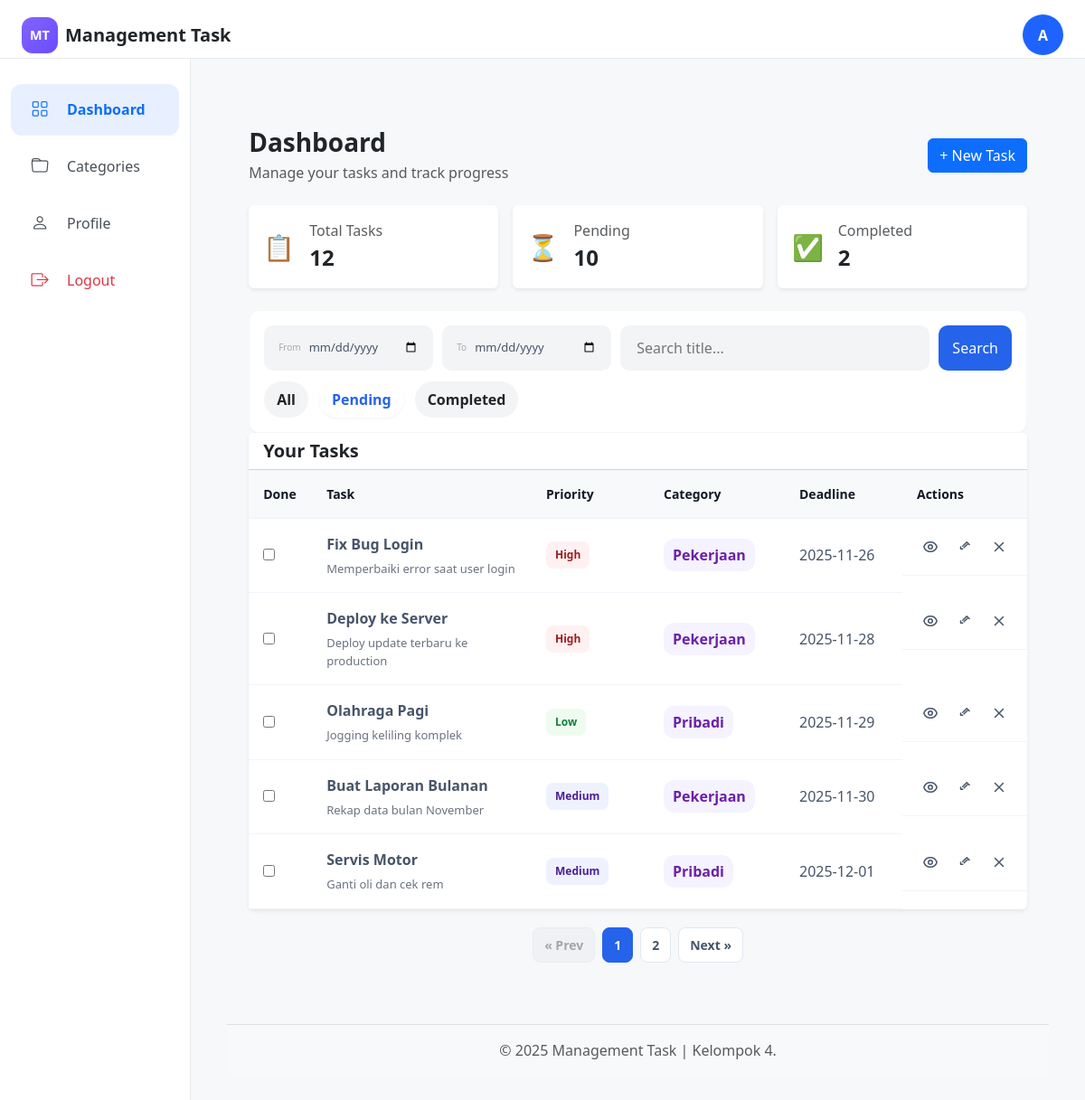
Page /dashboard.php?status=pending&page=1 (signed in) on the committed database.
### tables this page shows
CREATE TABLE `users` (
  `id` bigint UNSIGNED NOT NULL,
  `name` varchar(255) NOT NULL,
  `phone_number` varchar(20) NOT NULL,
  `password` varchar(255) NOT NULL,
  `is_wa_notification_active` tinyint(1) DEFAULT '1',
  `created_at` timestamp NULL DEFAULT NULL,
  `updated_at` timestamp NULL DEFAULT NULL
);

CREATE TABLE `tasks` (
  `id` bigint UNSIGNED NOT NULL,
  `user_id` bigint UNSIGNED NOT NULL,
  `category_id` bigint UNSIGNED DEFAULT NULL,
  `title` varchar(255) NOT NULL,
  `description` text,
  `priority` enum('low','medium','high') NOT NULL DEFAULT 'medium',
  `deadline` date NOT NULL,
  `status` enum('pending','completed') NOT NULL DEFAULT 'pending',
  `created_at` timestamp NULL DEFAULT NULL,
  `updated_at` timestamp NULL DEFAULT NULL
);

CREATE TABLE `categories` (
  `id` bigint UNSIGNED NOT NULL,
  `user_id` bigint UNSIGNED NOT NULL,
  `name` varchar(255) NOT NULL,
  `created_at` timestamp NULL DEFAULT NULL,
  `updated_at` timestamp NULL DEFAULT NULL
);

### dashboard.php (the view, shortened to what this page needs)
<?php
require_once __DIR__ . "/config/database.php";
include_once __DIR__ . "/layout/header.php";
include_once __DIR__ . "/layout/sidebar.php";
$filterStatus = isset($_GET['status']) ? $_GET['status'] : 'all';
$searchQuery  = isset($_GET['q']) ? $_GET['q'] : '';
$startDate = isset($_GET['start_date']) ? $_GET['start_date'] : '';
$endDate   = isset($_GET['end_date']) ? $_GET['end_date'] : '';
$page = isset($_GET['page']) ? (int)$_GET['page'] : 1;
$limit = 5;
$offset = ($page - 1) * $limit;
$totalTasks = $pendingTasks = $completedTasks = 0;
$tasks = [];
$totalPages = 1;
if ($user_id > 0 && isset($pdo)) {
    try {
        $stmt = $pdo->prepare("SELECT COUNT(*) FROM tasks WHERE user_id = ?");
        $stmt->execute([$user_id]);
        $totalTasks = intval($stmt->fetchColumn());
        $stmt = $pdo->prepare("SELECT COUNT(*) FROM tasks WHERE user_id = ? AND status='pending'");
        $stmt->execute([$user_id]);
        $pendingTasks = intval($stmt->fetchColumn());
        $stmt = $pdo->prepare("SELECT COUNT(*) FROM tasks WHERE user_id = ? AND status='completed'");
        $stmt->execute([$user_id]);
        $completedTasks = intval($stmt->fetchColumn());
        $whereClause = "WHERE t.user_id = ?";
        $params = [$user_id];
        if ($filterStatus == 'pending') {
            $whereClause .= " AND t.status = 'pending'";
        } elseif ($filterStatus == 'completed') {
            $whereClause .= " AND t.status = 'completed'";
        }
        $countSql = "SELECT COUNT(*) FROM tasks t $whereClause";
        $stmtCount = $pdo->prepare($countSql);
        $stmtCount->execute($params);
        $totalFilteredRows = $stmtCount->fetchColumn();
        $totalPages = ceil($totalFilteredRows / $limit);
        $sql = "SELECT t.id, t.title, t.description, t.priority, t.deadline, t.status, t.category_id, c.name AS category
                FROM tasks t
                LEFT JOIN categories c ON t.category_id=c.id
                $whereClause
                ORDER BY t.created_at DESC
                LIMIT $limit OFFSET $offset";
        $stmt = $pdo->prepare($sql);
        $stmt->execute($params);
        $tasks = $stmt->fetchAll(PDO::FETCH_ASSOC);
    } catch (Exception $e) {
        error_log("dashboard fetch error: ".$e->getMessage());
    }
}
?>
<div class="app-container py-4">
    <div class="d-flex justify-content-between align-items-center mb-4">
        <div>
            <h3 class="fw-bold mb-1">Dashboard</h3>
            <div class="text-muted">Manage your tasks and track progress</div>
        </div>
        <button class="btn btn-primary" data-bs-toggle="modal" data-bs-target="#addTaskModal">
            + New Task
        </button>
    </div>
    <div class="row g-3 mb-4">
        <div class="col-md-4">
            <div class="card shadow-sm border-0">
                <div class="card-body d-flex align-items-center">
                    <div class="me-3 fs-3">📋</div>
                    <div>
                        <div class="text-muted">Total Tasks</div>
                        <div class="fs-4 fw-bold" id="totalTasks"><?= $totalTasks ?></div>
                    </div>
                </div>
            </div>
        </div>
        <div class="col-md-4">
            <div class="card shadow-sm border-0">
                <div class="card-body d-flex align-items-center">
                    <div class="me-3 fs-3">⏳</div>
                    <div>
                        <div class="text-muted">Pending</div>
                        <div class="fs-4 fw-bold" id="pendingTasks"><?= $pendingTasks ?></div>
                    </div>
                </div>
            </div>
        </div>
        <div class="col-md-4">
            <div class="card shadow-sm border-0">
                <div class="card-body d-flex align-items-center">
                    <div class="me-3 fs-3">✅</div>
                    <div>
                        <div class="text-muted">Completed</div>
                        <div class="fs-4 fw-bold" id="completedTasks"><?= $completedTasks ?></div>
                    </div>
                </div>
            </div>
        </div>
    </div>
    <div class="controls">
        <div class="row">
            <form method="GET" action="dashboard.php" class="search-form">
                <div class="date-filter" title="Start Date">
                    <small style="font-size:10px; color:#aaa;">From</small>
                    <input type="date" name="start_date" value="<?= htmlspecialchars($startDate) ?>">
                </div>
                <div class="date-filter" title="End Date">
                    <small style="font-size:10px; color:#aaa;">To</small>
                    <input type="date" name="end_date" value="<?= htmlspecialchars($endDate) ?>">
                </div>
                <div class="search">
                    <input type="text" name="q" id="searchInput"
                           placeholder="Search title..."
                           value="<?= htmlspecialchars($searchQuery) ?>" />
                </div>
                <button type="submit" class="btn-search">Search</button>
            </form>
        </div>
        <?php
            function buildUrl($newParams) {
                $params = $_GET;
                foreach ($newParams as $key => $value) {
                    $params[$key] = $value;
                }
                if (!isset($newParams['page'])) {
                    $params['page'] = 1;
                }
                return 'dashboard.php?' . http_build_query($params);
            }
        ?>
        <div class="filter-tabs">
            <a href="<?= buildUrl(['status' => 'all']) ?>" class="filter-link">
                <div class="tab <?= ($filterStatus == 'all') ? 'active' : '' ?>">All</div>
            </a>
            <a href="<?= buildUrl(['status' => 'pending']) ?>" class="filter-link">
                <div class="tab <?= ($filterStatus == 'pending') ? 'active' : '' ?>">Pending</div>
            </a>
            <a href="<?= buildUrl(['status' => 'completed']) ?>" class="filter-link">
                <div class="tab <?= ($filterStatus == 'completed') ? 'active' : '' ?>">Completed</div>
            </a>
        </div>
    </div>
    <div class="card shadow-sm border-0">
        <div class="card-header bg-white"><h5 class="m-0 fw-bold">Your Tasks</h5></div>
        <div class="card-body p-0">
            <table class="table table-hover mb-0">
                <thead class="table-light">
                    <tr>
                        <th style="width:70px;">Done</th><th>Task</th><th style="width:130px;">Priority</th><th style="width:150px;">Category</th><th style="width:130px;">Deadline</th><th style="width:110px;">Actions</th>
                    </tr>
                </thead>
                <tbody id="tasksTbody">
                    <?php if (!empty($tasks)): ?>
                    <?php foreach($tasks as $t):
                        $tid = (int)$t['id'];
                        $title = htmlspecialchars($t['title']);
                        $desc = htmlspecialchars($t['description']);
                        $priority = strtolower($t['priority'] ?? 'medium');
                        $category = htmlspecialchars($t['category'] ?? 'Uncategorized');
                        $deadline = $t['deadline'] ?: '-';
                        $status = strtolower($t['status'] ?? 'pending');
                        $pclass = $priority==='low'?'priority-low':($priority==='high'?'priority-high':'priority-medium');
                    ?>
                    <tr data-id="<?= $tid ?>" data-title="<?= $title ?>" data-desc="<?= $desc ?>"
                        data-priority="<?= $priority ?>" data-category-id="<?= $t['category_id'] ?? '' ?>"
                        data-category="<?= $category ?>" data-deadline="<?= $deadline ?>" data-status="<?= $status ?>">
                        <td class="checkbox-td"><input type="checkbox" onchange="toggleStatus(<?= $tid ?>, this)" <?= $status==='completed' ? 'checked' : '' ?>></td>
                        <td><div class="task-title"><?= $title ?></div><?php if($desc): ?><div class="task-desc"><?= strlen($desc)>120?substr($desc,0,120).'...':$desc ?></div><?php endif;?></td>
                        <td><span class="priority-badge <?= $pclass ?>"><?= ucfirst($priority) ?></span></td>
                        <td><span class="category-pill"><?= $category ?></span></td>
                        <td><?= $deadline ?></td>
                        <td class="actions">
                            <button class="action-btn view-btn" onclick="openView(this.closest('tr'))" title="View"></button>
                            <button class="action-btn edit-btn" onclick="openEdit(this.closest('tr'))" title="Edit"><svg xmlns="http://www.w3.org/2000/svg" fill="none" viewBox="0 0 24 24" stroke="currentColor"><path stroke-linecap="round" stroke-linejoin="round" stroke-width="2" d="M15.232 5.232l3.536 3.536M9 11l6-6m2 2l-6 6m-2 2H6v-3" /></svg></button>
                            <button class="action-btn delete-btn" onclick="deleteTask(<?= $tid ?>)" title="Delete"><svg xmlns="http://www.w3.org/2000/svg" fill="none" viewBox="0 0 24 24" stroke="currentColor"><path stroke-linecap="round" stroke-linejoin="round" stroke-width="2" d="M6 18L18 6M6 6l12 12" /></svg></button>
                        </td>
                    </tr>
                    <?php endforeach;?>
                    <?php else: ?>
                    <tr><td colspan="6"><div class="p-4 text-center text-muted">No tasks found.</div></td></tr>
                    <?php endif; ?>
                </tbody>
            </table>
        </div>
    </div>
    <?php if($totalPages > 1): ?>
    <div class="pagination">
        <a href="<?= 'dashboard.php?' . http_build_query(array_merge($_GET, ['page' => max(1, $page-1)])) ?>"
           class="page-link <?= ($page <= 1) ? 'disabled' : '' ?>">
           &laquo; Prev
        </a>
        <?php for($i=1; $i<=$totalPages; $i++): ?>
            <a href="<?= 'dashboard.php?' . http_build_query(array_merge($_GET, ['page' => $i])) ?>"
               class="page-link <?= ($page == $i) ? 'active' : '' ?>">
               <?= $i ?>
            </a>
        <?php endfor; ?>
        <a href="<?= 'dashboard.php?' . http_build_query(array_merge($_GET, ['page' => min($totalPages, $page+1)])) ?>"
           class="page-link <?= ($page >= $totalPages) ? 'disabled' : '' ?>">
           Next &raquo;
        </a>
    </div>
    <?php endif; ?>
</div>
<?php include "layout/footer.php"; ?>

### layout/sidebar.php (shortened to what this page needs)
<?php
global $pdo;
$user_id = $_SESSION['user_id'] ?? null;
$user = ['name' => 'User'];
if ($user_id && isset($pdo)) {
    try {
        $stmt = $pdo->prepare("SELECT name FROM users WHERE id = ?");
        $stmt->execute([$user_id]);
        $data = $stmt->fetch(PDO::FETCH_ASSOC);
        if ($data) {
            $user = $data;
        }
    } catch (PDOException $e) {
    }
}
if (!function_exists('getInitials')) {
    function getInitials($name) {
        $words = explode(' ', trim($name));
        $initials = '';
        foreach ($words as $w) {
            if (strlen($w) > 0) {
                $initials .= strtoupper($w[0]);
            }
        }
        return substr($initials, 0, 2);
    }
}
?>
<header class="top-app-bar bg-white shadow-sm">
    <div class="d-flex justify-content-between align-items-center py-3 px-4">
        <div class="d-flex align-items-center gap-2">
            <div class="logo-mt-bar">MT</div>
            <span class="fw-semibold fs-5 text-dark d-none d-md-inline">Management Task</span>
        </div>
        <div class="avatar-initials" title="<?= htmlspecialchars($user['name']) ?>">
            <?= getInitials($user['name']); ?>
        </div>
    </div>
</header>
<div class="d-flex" id="wrapper">
    <div id="sidebar-wrapper">
        <nav class="sidebar-nav">
            <div class="sidebar-links">
                <a href="dashboard.php"
                    class="sidebar-link <?= basename($_SERVER['SCRIPT_NAME']) == 'index.php' || basename($_SERVER['SCRIPT_NAME']) == 'dashboard.php' ? 'active-sidebar-link' : '' ?>">
                    <i class="bi bi-grid me-2"></i> Dashboard
                </a>
                <a href="categories.php"
                    class="sidebar-link <?= basename($_SERVER['SCRIPT_NAME']) == 'categories.php' ? 'active-sidebar-link' : '' ?>">
                    <i class="bi bi-folder me-2"></i> Categories
                </a>
                <a href="profile.php"
                    class="sidebar-link <?= basename($_SERVER['SCRIPT_NAME']) == 'profile.php' ? 'active-sidebar-link' : '' ?>">
                    <i class="bi bi-person me-2"></i> Profile
                </a>
                <a href="process/auth_login.php?action=logout" class="sidebar-link text-danger" onclick="return confirm('Yakin ingin keluar?');">
                    <i class="bi bi-box-arrow-right me-2 text-danger"></i> Logout
                </a>
            </div>
        </nav>
    </div>
    <div id="page-content-wrapper">
        <main class="p-4">

### rows in the picture
users: name "A"
tasks: title "Fix Bug Login", description "Memperbaiki error saat user login", priority "High", category.name "Pekerjaan", deadline "2025-11-26"
tasks: title "Deploy ke Server", description "Deploy update terbaru ke production", priority "High", category.name "Pekerjaan", deadline "2025-11-28"
tasks: title "Olahraga Pagi", description "Jogging keliling komplek", priority "Low", category.name "Pribadi", deadline "2025-11-29"
tasks: title "Buat Laporan Bulanan", description "Rekap data bulan November", priority "Medium", category.name "Pekerjaan", deadline "2025-11-30"
tasks: title "Servis Motor", description "Ganti oli dan cek rem", priority "Medium", category.name "Pribadi", deadline "2025-12-01"

### other values in the picture
$totalTasks "12"
$pendingTasks "10"
$completedTasks "2"
